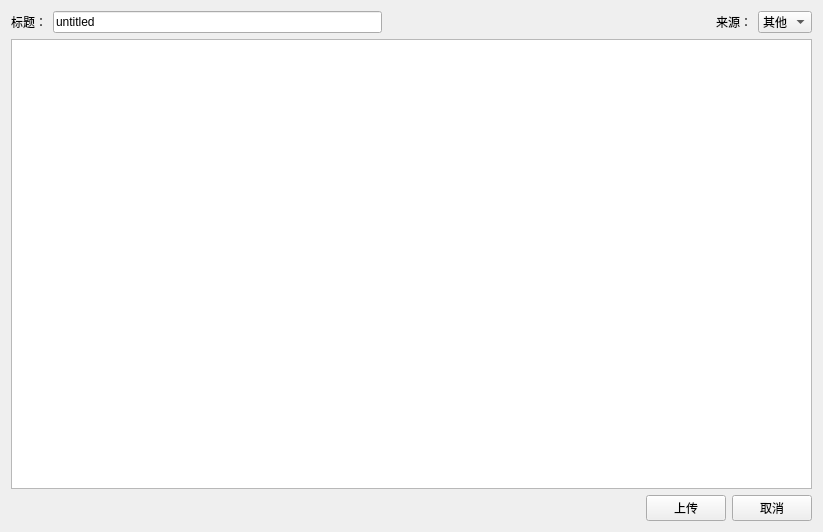
<?xml version="1.0" encoding="UTF-8"?>
<ui version="4.0">
 <class>CJokeEditor</class>
 <widget class="QWidget" name="CJokeEditor">
  <property name="geometry">
   <rect>
    <x>0</x>
    <y>0</y>
    <width>823</width>
    <height>532</height>
   </rect>
  </property>
  <property name="windowTitle">
   <string>写笑话</string>
  </property>
  <layout class="QVBoxLayout" name="verticalLayout">
   <item>
    <layout class="QHBoxLayout" name="horizontalLayout">
     <item>
      <widget class="QLabel" name="label_6">
       <property name="text">
        <string>标题：</string>
       </property>
      </widget>
     </item>
     <item>
      <widget class="QLineEdit" name="leTitle">
       <property name="text">
        <string>untitled</string>
       </property>
      </widget>
     </item>
     <item>
      <spacer name="horizontalSpacer">
       <property name="orientation">
        <enum>Qt::Horizontal</enum>
       </property>
       <property name="sizeHint" stdset="0">
        <size>
         <width>40</width>
         <height>20</height>
        </size>
       </property>
      </spacer>
     </item>
     <item>
      <widget class="QLabel" name="label">
       <property name="text">
        <string>来源：</string>
       </property>
      </widget>
     </item>
     <item>
      <widget class="QComboBox" name="combSource">
       <item>
        <property name="text">
         <string>其他</string>
        </property>
       </item>
       <item>
        <property name="text">
         <string>自创</string>
        </property>
       </item>
      </widget>
     </item>
    </layout>
   </item>
   <item>
    <widget class="QPlainTextEdit" name="plainTextEdit"/>
   </item>
   <item>
    <layout class="QHBoxLayout" name="horizontalLayout_3">
     <item>
      <spacer name="horizontalSpacer_3">
       <property name="orientation">
        <enum>Qt::Horizontal</enum>
       </property>
       <property name="sizeHint" stdset="0">
        <size>
         <width>40</width>
         <height>20</height>
        </size>
       </property>
      </spacer>
     </item>
     <item>
      <widget class="QPushButton" name="btnUpload">
       <property name="text">
        <string>上传</string>
       </property>
      </widget>
     </item>
     <item>
      <widget class="QPushButton" name="btnCancel">
       <property name="text">
        <string>取消</string>
       </property>
      </widget>
     </item>
    </layout>
   </item>
  </layout>
 </widget>
 <resources/>
 <connections/>
</ui>
